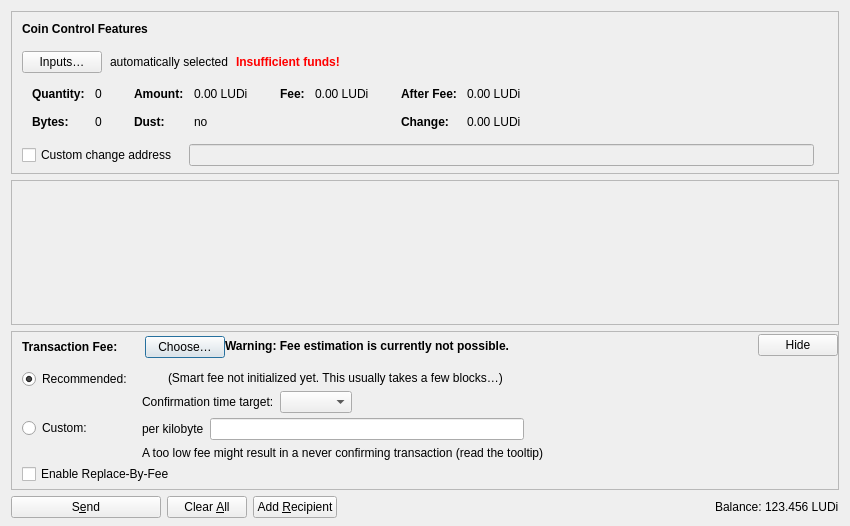
<?xml version="1.0" encoding="UTF-8"?>
<ui version="4.0">
 <class>SendCoinsDialog</class>
 <widget class="QDialog" name="SendCoinsDialog">
  <property name="geometry">
   <rect>
    <x>0</x>
    <y>0</y>
    <width>850</width>
    <height>526</height>
   </rect>
  </property>
  <property name="windowTitle">
   <string>Send Coins</string>
  </property>
  <layout class="QVBoxLayout" name="verticalLayout" stretch="0,1,0,0">
   <property name="bottomMargin">
    <number>8</number>
   </property>
   <item>
    <widget class="QFrame" name="frameCoinControl">
     <property name="sizePolicy">
      <sizepolicy hsizetype="Expanding" vsizetype="Expanding">
       <horstretch>0</horstretch>
       <verstretch>0</verstretch>
      </sizepolicy>
     </property>
     <property name="maximumSize">
      <size>
       <width>16777215</width>
       <height>16777215</height>
      </size>
     </property>
     <property name="frameShape">
      <enum>QFrame::StyledPanel</enum>
     </property>
     <property name="frameShadow">
      <enum>QFrame::Sunken</enum>
     </property>
     <layout class="QVBoxLayout" name="verticalLayoutCoinControl2">
      <property name="spacing">
       <number>0</number>
      </property>
      <property name="leftMargin">
       <number>0</number>
      </property>
      <property name="topMargin">
       <number>0</number>
      </property>
      <property name="rightMargin">
       <number>0</number>
      </property>
      <property name="bottomMargin">
       <number>6</number>
      </property>
      <item>
       <layout class="QVBoxLayout" name="verticalLayoutCoinControl" stretch="0,0,0,0,1">
        <property name="spacing">
         <number>0</number>
        </property>
        <property name="leftMargin">
         <number>10</number>
        </property>
        <property name="topMargin">
         <number>10</number>
        </property>
        <item>
         <layout class="QHBoxLayout" name="horizontalLayoutCoinControl1">
          <property name="bottomMargin">
           <number>15</number>
          </property>
          <item>
           <widget class="QLabel" name="labelCoinControlFeatures">
            <property name="sizePolicy">
             <sizepolicy hsizetype="Preferred" vsizetype="Maximum">
              <horstretch>0</horstretch>
              <verstretch>0</verstretch>
             </sizepolicy>
            </property>
            <property name="font">
             <font>
              <weight>75</weight>
              <bold>true</bold>
             </font>
            </property>
            <property name="styleSheet">
             <string notr="true">font-weight:bold;</string>
            </property>
            <property name="text">
             <string>Coin Control Features</string>
            </property>
           </widget>
          </item>
         </layout>
        </item>
        <item>
         <layout class="QHBoxLayout" name="horizontalLayoutCoinControl2" stretch="0,0,0,0">
          <property name="spacing">
           <number>8</number>
          </property>
          <property name="bottomMargin">
           <number>10</number>
          </property>
          <item>
           <widget class="QPushButton" name="pushButtonCoinControl">
            <property name="styleSheet">
             <string notr="true"/>
            </property>
            <property name="text">
             <string>Inputs…</string>
            </property>
            <property name="autoDefault">
             <bool>false</bool>
            </property>
           </widget>
          </item>
          <item>
           <widget class="QLabel" name="labelCoinControlAutomaticallySelected">
            <property name="text">
             <string>automatically selected</string>
            </property>
            <property name="margin">
             <number>5</number>
            </property>
           </widget>
          </item>
          <item>
           <widget class="QLabel" name="labelCoinControlInsuffFunds">
            <property name="font">
             <font>
              <weight>75</weight>
              <bold>true</bold>
             </font>
            </property>
            <property name="styleSheet">
             <string notr="true">color:red;font-weight:bold;</string>
            </property>
            <property name="text">
             <string>Insufficient funds!</string>
            </property>
            <property name="margin">
             <number>5</number>
            </property>
           </widget>
          </item>
          <item>
           <spacer name="horizontalSpacerCoinControl">
            <property name="orientation">
             <enum>Qt::Horizontal</enum>
            </property>
            <property name="sizeHint" stdset="0">
             <size>
              <width>40</width>
              <height>1</height>
             </size>
            </property>
           </spacer>
          </item>
         </layout>
        </item>
        <item>
         <widget class="QWidget" name="widgetCoinControl" native="true">
          <property name="sizePolicy">
           <sizepolicy hsizetype="Preferred" vsizetype="Preferred">
            <horstretch>0</horstretch>
            <verstretch>0</verstretch>
           </sizepolicy>
          </property>
          <property name="minimumSize">
           <size>
            <width>0</width>
            <height>0</height>
           </size>
          </property>
          <property name="styleSheet">
           <string notr="true"/>
          </property>
          <layout class="QHBoxLayout" name="horizontalLayoutCoinControl5">
           <property name="leftMargin">
            <number>0</number>
           </property>
           <property name="topMargin">
            <number>0</number>
           </property>
           <property name="rightMargin">
            <number>0</number>
           </property>
           <property name="bottomMargin">
            <number>0</number>
           </property>
           <item>
            <layout class="QHBoxLayout" name="horizontalLayoutCoinControl3" stretch="0,0,0,1">
             <property name="spacing">
              <number>20</number>
             </property>
             <property name="topMargin">
              <number>0</number>
             </property>
             <property name="bottomMargin">
              <number>10</number>
             </property>
             <item>
              <layout class="QFormLayout" name="formLayoutCoinControl1">
               <property name="horizontalSpacing">
                <number>10</number>
               </property>
               <property name="verticalSpacing">
                <number>14</number>
               </property>
               <property name="leftMargin">
                <number>10</number>
               </property>
               <property name="topMargin">
                <number>4</number>
               </property>
               <property name="rightMargin">
                <number>6</number>
               </property>
               <item row="0" column="0">
                <widget class="QLabel" name="labelCoinControlQuantityText">
                 <property name="font">
                  <font>
                   <weight>75</weight>
                   <bold>true</bold>
                  </font>
                 </property>
                 <property name="text">
                  <string>Quantity:</string>
                 </property>
                 <property name="margin">
                  <number>0</number>
                 </property>
                </widget>
               </item>
               <item row="0" column="1">
                <widget class="QLabel" name="labelCoinControlQuantity">
                 <property name="cursor">
                  <cursorShape>IBeamCursor</cursorShape>
                 </property>
                 <property name="contextMenuPolicy">
                  <enum>Qt::ActionsContextMenu</enum>
                 </property>
                 <property name="text">
                  <string notr="true">0</string>
                 </property>
                 <property name="margin">
                  <number>0</number>
                 </property>
                 <property name="textInteractionFlags">
                  <set>Qt::LinksAccessibleByMouse|Qt::TextSelectableByKeyboard|Qt::TextSelectableByMouse</set>
                 </property>
                </widget>
               </item>
               <item row="1" column="0">
                <widget class="QLabel" name="labelCoinControlBytesText">
                 <property name="font">
                  <font>
                   <weight>75</weight>
                   <bold>true</bold>
                  </font>
                 </property>
                 <property name="text">
                  <string>Bytes:</string>
                 </property>
                </widget>
               </item>
               <item row="1" column="1">
                <widget class="QLabel" name="labelCoinControlBytes">
                 <property name="cursor">
                  <cursorShape>IBeamCursor</cursorShape>
                 </property>
                 <property name="contextMenuPolicy">
                  <enum>Qt::ActionsContextMenu</enum>
                 </property>
                 <property name="text">
                  <string notr="true">0</string>
                 </property>
                 <property name="textInteractionFlags">
                  <set>Qt::LinksAccessibleByMouse|Qt::TextSelectableByKeyboard|Qt::TextSelectableByMouse</set>
                 </property>
                </widget>
               </item>
              </layout>
             </item>
             <item>
              <layout class="QFormLayout" name="formLayoutCoinControl2">
               <property name="horizontalSpacing">
                <number>10</number>
               </property>
               <property name="verticalSpacing">
                <number>14</number>
               </property>
               <property name="leftMargin">
                <number>6</number>
               </property>
               <property name="topMargin">
                <number>4</number>
               </property>
               <property name="rightMargin">
                <number>6</number>
               </property>
               <item row="0" column="0">
                <widget class="QLabel" name="labelCoinControlAmountText">
                 <property name="font">
                  <font>
                   <weight>75</weight>
                   <bold>true</bold>
                  </font>
                 </property>
                 <property name="text">
                  <string>Amount:</string>
                 </property>
                 <property name="margin">
                  <number>0</number>
                 </property>
                </widget>
               </item>
               <item row="0" column="1">
                <widget class="QLabel" name="labelCoinControlAmount">
                 <property name="cursor">
                  <cursorShape>IBeamCursor</cursorShape>
                 </property>
                 <property name="contextMenuPolicy">
                  <enum>Qt::ActionsContextMenu</enum>
                 </property>
                 <property name="text">
                  <string notr="true">0.00 LUDi</string>
                 </property>
                 <property name="textInteractionFlags">
                  <set>Qt::LinksAccessibleByMouse|Qt::TextSelectableByKeyboard|Qt::TextSelectableByMouse</set>
                 </property>
                </widget>
               </item>
               <item row="1" column="0">
                <widget class="QLabel" name="labelCoinControlLowOutputText">
                 <property name="font">
                  <font>
                   <weight>75</weight>
                   <bold>true</bold>
                  </font>
                 </property>
                 <property name="text">
                  <string>Dust:</string>
                 </property>
                </widget>
               </item>
               <item row="1" column="1">
                <widget class="QLabel" name="labelCoinControlLowOutput">
                 <property name="cursor">
                  <cursorShape>IBeamCursor</cursorShape>
                 </property>
                 <property name="contextMenuPolicy">
                  <enum>Qt::ActionsContextMenu</enum>
                 </property>
                 <property name="text">
                  <string notr="true">no</string>
                 </property>
                 <property name="textInteractionFlags">
                  <set>Qt::LinksAccessibleByMouse|Qt::TextSelectableByKeyboard|Qt::TextSelectableByMouse</set>
                 </property>
                </widget>
               </item>
              </layout>
             </item>
             <item>
              <layout class="QFormLayout" name="formLayoutCoinControl3">
               <property name="horizontalSpacing">
                <number>10</number>
               </property>
               <property name="verticalSpacing">
                <number>14</number>
               </property>
               <property name="leftMargin">
                <number>6</number>
               </property>
               <property name="topMargin">
                <number>4</number>
               </property>
               <property name="rightMargin">
                <number>6</number>
               </property>
               <item row="0" column="0">
                <widget class="QLabel" name="labelCoinControlFeeText">
                 <property name="font">
                  <font>
                   <weight>75</weight>
                   <bold>true</bold>
                  </font>
                 </property>
                 <property name="text">
                  <string>Fee:</string>
                 </property>
                 <property name="margin">
                  <number>0</number>
                 </property>
                </widget>
               </item>
               <item row="0" column="1">
                <widget class="QLabel" name="labelCoinControlFee">
                 <property name="cursor">
                  <cursorShape>IBeamCursor</cursorShape>
                 </property>
                 <property name="contextMenuPolicy">
                  <enum>Qt::ActionsContextMenu</enum>
                 </property>
                 <property name="text">
                  <string notr="true">0.00 LUDi</string>
                 </property>
                 <property name="textInteractionFlags">
                  <set>Qt::LinksAccessibleByMouse|Qt::TextSelectableByKeyboard|Qt::TextSelectableByMouse</set>
                 </property>
                </widget>
               </item>
              </layout>
             </item>
             <item>
              <layout class="QFormLayout" name="formLayoutCoinControl4">
               <property name="horizontalSpacing">
                <number>10</number>
               </property>
               <property name="verticalSpacing">
                <number>14</number>
               </property>
               <property name="leftMargin">
                <number>6</number>
               </property>
               <property name="topMargin">
                <number>4</number>
               </property>
               <property name="rightMargin">
                <number>6</number>
               </property>
               <item row="0" column="0">
                <widget class="QLabel" name="labelCoinControlAfterFeeText">
                 <property name="font">
                  <font>
                   <weight>75</weight>
                   <bold>true</bold>
                  </font>
                 </property>
                 <property name="text">
                  <string>After Fee:</string>
                 </property>
                 <property name="margin">
                  <number>0</number>
                 </property>
                </widget>
               </item>
               <item row="0" column="1">
                <widget class="QLabel" name="labelCoinControlAfterFee">
                 <property name="cursor">
                  <cursorShape>IBeamCursor</cursorShape>
                 </property>
                 <property name="contextMenuPolicy">
                  <enum>Qt::ActionsContextMenu</enum>
                 </property>
                 <property name="text">
                  <string notr="true">0.00 LUDi</string>
                 </property>
                 <property name="textInteractionFlags">
                  <set>Qt::LinksAccessibleByMouse|Qt::TextSelectableByKeyboard|Qt::TextSelectableByMouse</set>
                 </property>
                </widget>
               </item>
               <item row="1" column="0">
                <widget class="QLabel" name="labelCoinControlChangeText">
                 <property name="font">
                  <font>
                   <weight>75</weight>
                   <bold>true</bold>
                  </font>
                 </property>
                 <property name="text">
                  <string>Change:</string>
                 </property>
                </widget>
               </item>
               <item row="1" column="1">
                <widget class="QLabel" name="labelCoinControlChange">
                 <property name="cursor">
                  <cursorShape>IBeamCursor</cursorShape>
                 </property>
                 <property name="contextMenuPolicy">
                  <enum>Qt::ActionsContextMenu</enum>
                 </property>
                 <property name="text">
                  <string notr="true">0.00 LUDi</string>
                 </property>
                 <property name="textInteractionFlags">
                  <set>Qt::LinksAccessibleByMouse|Qt::TextSelectableByKeyboard|Qt::TextSelectableByMouse</set>
                 </property>
                </widget>
               </item>
              </layout>
             </item>
            </layout>
           </item>
          </layout>
         </widget>
        </item>
        <item>
         <layout class="QHBoxLayout" name="horizontalLayoutCoinControl4" stretch="0,0,0">
          <property name="spacing">
           <number>12</number>
          </property>
          <property name="sizeConstraint">
           <enum>QLayout::SetDefaultConstraint</enum>
          </property>
          <property name="topMargin">
           <number>5</number>
          </property>
          <property name="rightMargin">
           <number>5</number>
          </property>
          <item>
           <widget class="QCheckBox" name="checkBoxCoinControlChange">
            <property name="toolTip">
             <string>If this is activated, but the change address is empty or invalid, change will be sent to a newly generated address.</string>
            </property>
            <property name="text">
             <string>Custom change address</string>
            </property>
           </widget>
          </item>
          <item>
           <widget class="QValidatedLineEdit" name="lineEditCoinControlChange">
            <property name="enabled">
             <bool>false</bool>
            </property>
            <property name="sizePolicy">
             <sizepolicy hsizetype="Expanding" vsizetype="Fixed">
              <horstretch>0</horstretch>
              <verstretch>0</verstretch>
             </sizepolicy>
            </property>
           </widget>
          </item>
          <item>
           <widget class="QLabel" name="labelCoinControlChangeLabel">
            <property name="sizePolicy">
             <sizepolicy hsizetype="Preferred" vsizetype="Expanding">
              <horstretch>0</horstretch>
              <verstretch>0</verstretch>
             </sizepolicy>
            </property>
            <property name="minimumSize">
             <size>
              <width>0</width>
              <height>0</height>
             </size>
            </property>
            <property name="text">
             <string/>
            </property>
            <property name="margin">
             <number>3</number>
            </property>
           </widget>
          </item>
         </layout>
        </item>
        <item>
         <spacer name="verticalSpacerCoinControl">
          <property name="orientation">
           <enum>Qt::Vertical</enum>
          </property>
          <property name="sizeHint" stdset="0">
           <size>
            <width>800</width>
            <height>1</height>
           </size>
          </property>
         </spacer>
        </item>
       </layout>
      </item>
     </layout>
    </widget>
   </item>
   <item>
    <widget class="QScrollArea" name="scrollArea">
     <property name="widgetResizable">
      <bool>true</bool>
     </property>
     <widget class="QWidget" name="scrollAreaWidgetContents">
      <property name="geometry">
       <rect>
        <x>0</x>
        <y>0</y>
        <width>830</width>
        <height>104</height>
       </rect>
      </property>
      <layout class="QVBoxLayout" name="verticalLayout_2" stretch="0,1">
       <property name="leftMargin">
        <number>0</number>
       </property>
       <property name="topMargin">
        <number>0</number>
       </property>
       <property name="rightMargin">
        <number>0</number>
       </property>
       <property name="bottomMargin">
        <number>0</number>
       </property>
       <item>
        <layout class="QVBoxLayout" name="entries">
         <property name="spacing">
          <number>6</number>
         </property>
        </layout>
       </item>
       <item>
        <spacer name="verticalSpacer">
         <property name="orientation">
          <enum>Qt::Vertical</enum>
         </property>
         <property name="sizeHint" stdset="0">
          <size>
           <width>20</width>
           <height>40</height>
          </size>
         </property>
        </spacer>
       </item>
      </layout>
     </widget>
    </widget>
   </item>
   <item>
    <widget class="QFrame" name="frameFee">
     <property name="sizePolicy">
      <sizepolicy hsizetype="Expanding" vsizetype="Expanding">
       <horstretch>0</horstretch>
       <verstretch>0</verstretch>
      </sizepolicy>
     </property>
     <property name="maximumSize">
      <size>
       <width>16777215</width>
       <height>16777215</height>
      </size>
     </property>
     <property name="frameShape">
      <enum>QFrame::StyledPanel</enum>
     </property>
     <property name="frameShadow">
      <enum>QFrame::Sunken</enum>
     </property>
     <layout class="QVBoxLayout" name="verticalLayoutFee1">
      <property name="spacing">
       <number>0</number>
      </property>
      <property name="leftMargin">
       <number>0</number>
      </property>
      <property name="topMargin">
       <number>0</number>
      </property>
      <property name="rightMargin">
       <number>0</number>
      </property>
      <property name="bottomMargin">
       <number>0</number>
      </property>
      <item>
       <layout class="QVBoxLayout" name="verticalLayoutFee2" stretch="0,0,0">
        <property name="spacing">
         <number>0</number>
        </property>
        <property name="leftMargin">
         <number>10</number>
        </property>
        <property name="topMargin">
         <number>0</number>
        </property>
        <item>
         <layout class="QHBoxLayout" name="horizontalLayoutFee1">
          <property name="bottomMargin">
           <number>0</number>
          </property>
          <item>
           <layout class="QVBoxLayout" name="verticalLayoutFee7">
            <property name="spacing">
             <number>0</number>
            </property>
            <item>
             <spacer name="verticalSpacerSmartFee">
              <property name="orientation">
               <enum>Qt::Vertical</enum>
              </property>
              <property name="sizeType">
               <enum>QSizePolicy::Fixed</enum>
              </property>
              <property name="sizeHint" stdset="0">
               <size>
                <width>1</width>
                <height>4</height>
               </size>
              </property>
             </spacer>
            </item>
            <item>
             <layout class="QHBoxLayout" name="horizontalLayoutSmartFee">
              <property name="spacing">
               <number>10</number>
              </property>
              <item>
               <widget class="QLabel" name="labelFeeHeadline">
                <property name="sizePolicy">
                 <sizepolicy hsizetype="Preferred" vsizetype="Maximum">
                  <horstretch>0</horstretch>
                  <verstretch>0</verstretch>
                 </sizepolicy>
                </property>
                <property name="font">
                 <font>
                  <weight>75</weight>
                  <bold>true</bold>
                 </font>
                </property>
                <property name="styleSheet">
                 <string notr="true">font-weight:bold;</string>
                </property>
                <property name="text">
                 <string>Transaction Fee:</string>
                </property>
               </widget>
              </item>
              <item>
               <widget class="QLabel" name="labelFeeMinimized">
                <property name="text">
                 <string/>
                </property>
               </widget>
              </item>
              <item>
               <widget class="QPushButton" name="buttonChooseFee">
                <property name="text">
                 <string>Choose…</string>
                </property>
               </widget>
              </item>
             </layout>
            </item>
            <item>
             <spacer name="verticalSpacer_5">
              <property name="orientation">
               <enum>Qt::Vertical</enum>
              </property>
              <property name="sizeHint" stdset="0">
               <size>
                <width>1</width>
                <height>1</height>
               </size>
              </property>
             </spacer>
            </item>
           </layout>
          </item>
          <item>
           <widget class="QLabel" name="fallbackFeeWarningLabel">
            <property name="toolTip">
             <string>Using the fallbackfee can result in sending a transaction that will take several hours or days (or never) to confirm. Consider choosing your fee manually or wait until you have validated the complete chain.</string>
            </property>
            <property name="font">
            <font>
                <weight>75</weight>
                <bold>true</bold>
            </font>
            </property>
            <property name="text">
             <string>Warning: Fee estimation is currently not possible.</string>
            </property>
            <property name="wordWrap">
             <bool>false</bool>
            </property>
           </widget>
          </item>
          <item>
           <spacer name="horizontalSpacer_4">
            <property name="orientation">
             <enum>Qt::Horizontal</enum>
            </property>
            <property name="sizeType">
             <enum>QSizePolicy::MinimumExpanding</enum>
            </property>
            <property name="sizeHint" stdset="0">
             <size>
              <width>40</width>
              <height>20</height>
             </size>
            </property>
           </spacer>
          </item>
          <item>
           <widget class="QPushButton" name="buttonMinimizeFee">
            <property name="toolTip">
             <string>Hide transaction fee settings</string>
            </property>
            <property name="text">
             <string>Hide</string>
            </property>
           </widget>
          </item>
         </layout>
        </item>
        <item>
         <widget class="QFrame" name="frameFeeSelection">
          <layout class="QVBoxLayout" name="verticalLayoutFee12">
           <property name="spacing">
            <number>0</number>
           </property>
           <property name="leftMargin">
            <number>0</number>
           </property>
           <property name="topMargin">
            <number>0</number>
           </property>
           <property name="rightMargin">
            <number>0</number>
           </property>
           <property name="bottomMargin">
            <number>0</number>
           </property>
           <item>
            <layout class="QGridLayout" name="gridLayoutFee">
             <property name="topMargin">
              <number>10</number>
             </property>
             <property name="bottomMargin">
              <number>4</number>
             </property>
             <property name="horizontalSpacing">
              <number>10</number>
             </property>
             <property name="verticalSpacing">
              <number>4</number>
             </property>
             <item row="1" column="1">
              <layout class="QVBoxLayout" name="verticalLayoutFee8">
               <property name="spacing">
                <number>6</number>
               </property>
               <item>
                <layout class="QHBoxLayout" name="horizontalLayoutFee13">
                 <item>
                  <widget class="QLabel" name="labelCustomPerKilobyte">
                   <property name="toolTip">
                    <string>Specify a custom fee per kB (1,000 bytes) of the transaction's virtual size.

Note:  Since the fee is calculated on a per-byte basis, a fee rate of "100 kenshins per kvB" for a transaction size of 500 virtual bytes (half of 1 kvB) would ultimately yield a fee of only 50 kenshins.</string>
                   </property>
                   <property name="text">
                    <string>per kilobyte</string>
                   </property>
                  </widget>
                 </item>
                 <item>
                  <widget class="LudiriumAmountField" name="customFee"/>
                 </item>
                 <item>
                  <spacer name="horizontalSpacer_6">
                   <property name="orientation">
                    <enum>Qt::Horizontal</enum>
                   </property>
                   <property name="sizeHint" stdset="0">
                    <size>
                     <width>1</width>
                     <height>1</height>
                    </size>
                   </property>
                  </spacer>
                 </item>
                </layout>
               </item>
               <item>
                <layout class="QHBoxLayout" name="horizontalLayoutFee8">
                 <item>
                  <widget class="QLabel" name="labelCustomFeeWarning">
                   <property name="enabled">
                    <bool>true</bool>
                   </property>
                   <property name="toolTip">
                    <string>When there is less transaction volume than space in the blocks, miners as well as relaying nodes may enforce a minimum fee. Paying only this minimum fee is just fine, but be aware that this can result in a never confirming transaction once there is more demand for ludirium transactions than the network can process.</string>
                   </property>
                   <property name="text">
                    <string>A too low fee might result in a never confirming transaction (read the tooltip)</string>
                   </property>
                  </widget>
                 </item>
                 <item>
                  <spacer name="horizontalSpacer_2">
                   <property name="orientation">
                    <enum>Qt::Horizontal</enum>
                   </property>
                   <property name="sizeHint" stdset="0">
                    <size>
                     <width>1</width>
                     <height>1</height>
                    </size>
                   </property>
                  </spacer>
                 </item>
                </layout>
               </item>
              </layout>
             </item>
             <item row="0" column="0">
              <layout class="QVBoxLayout" name="verticalLayoutFee4" stretch="0,1">
               <item>
                <widget class="QRadioButton" name="radioSmartFee">
                 <property name="text">
                  <string>Recommended:</string>
                 </property>
                 <property name="checked">
                  <bool>true</bool>
                 </property>
                 <attribute name="buttonGroup">
                  <string notr="true">groupFee</string>
                 </attribute>
                </widget>
               </item>
               <item>
                <spacer name="verticalSpacer_2">
                 <property name="orientation">
                  <enum>Qt::Vertical</enum>
                 </property>
                 <property name="sizeHint" stdset="0">
                  <size>
                   <width>1</width>
                   <height>1</height>
                  </size>
                 </property>
                </spacer>
               </item>
              </layout>
             </item>
             <item row="1" column="0">
              <layout class="QVBoxLayout" name="verticalLayoutFee9" stretch="0,1">
               <item>
                <widget class="QRadioButton" name="radioCustomFee">
                 <property name="text">
                  <string>Custom:</string>
                 </property>
                 <attribute name="buttonGroup">
                  <string notr="true">groupFee</string>
                 </attribute>
                </widget>
               </item>
               <item>
                <spacer name="verticalSpacer_6">
                 <property name="orientation">
                  <enum>Qt::Vertical</enum>
                 </property>
                 <property name="sizeHint" stdset="0">
                  <size>
                   <width>1</width>
                   <height>1</height>
                  </size>
                 </property>
                </spacer>
               </item>
              </layout>
             </item>
             <item row="0" column="1">
              <layout class="QVBoxLayout" name="verticalLayoutFee3" stretch="0,0,1">
               <property name="spacing">
                <number>6</number>
               </property>
               <property name="topMargin">
                <number>2</number>
               </property>
               <item>
                <layout class="QHBoxLayout" name="horizontalLayoutFee12">
                 <item>
                  <widget class="QLabel" name="labelSmartFee">
                   <property name="text">
                    <string/>
                   </property>
                  </widget>
                 </item>
                 <item>
                  <widget class="QLabel" name="labelFeeEstimation">
                   <property name="text">
                    <string/>
                   </property>
                  </widget>
                 </item>
                 <item>
                  <widget class="QLabel" name="labelSmartFee2">
                   <property name="text">
                    <string>(Smart fee not initialized yet. This usually takes a few blocks…)</string>
                   </property>
                  </widget>
                 </item>
                 <item>
                  <spacer name="horizontalSpacer_5">
                   <property name="orientation">
                    <enum>Qt::Horizontal</enum>
                   </property>
                   <property name="sizeHint" stdset="0">
                    <size>
                     <width>1</width>
                     <height>1</height>
                    </size>
                   </property>
                  </spacer>
                 </item>
                </layout>
               </item>
               <item>
                <layout class="QHBoxLayout" name="horizontalLayoutFee9">
                 <item>
                  <layout class="QVBoxLayout" name="verticalLayoutFee6">
                   <item>
                    <widget class="QLabel" name="labelSmartFee3">
                     <property name="text">
                      <string>Confirmation time target:</string>
                     </property>
                    </widget>
                   </item>
                  </layout>
                 </item>
                 <item>
                  <layout class="QVBoxLayout" name="verticalLayoutFee5">
                   <property name="rightMargin">
                    <number>30</number>
                   </property>
                   <item>
                    <layout class="QHBoxLayout" name="horizontalLayoutConfTarget">
                     <property name="bottomMargin">
                      <number>0</number>
                     </property>
                     <item>
                      <widget class="QComboBox" name="confTargetSelector"/>
                     </item>
                     <item>
                      <spacer name="horizontalSpacerConfTarget">
                       <property name="orientation">
                        <enum>Qt::Horizontal</enum>
                       </property>
                       <property name="sizeHint" stdset="0">
                        <size>
                         <width>40</width>
                         <height>20</height>
                        </size>
                       </property>
                      </spacer>
                     </item>
                    </layout>
                   </item>
                  </layout>
                 </item>
                </layout>
               </item>
               <item>
                <spacer name="verticalSpacer_4">
                 <property name="orientation">
                  <enum>Qt::Vertical</enum>
                 </property>
                 <property name="sizeHint" stdset="0">
                  <size>
                   <width>1</width>
                   <height>1</height>
                  </size>
                 </property>
                </spacer>
               </item>
              </layout>
             </item>
            </layout>
           </item>
           <item>
            <widget class="QCheckBox" name="optInRBF">
             <property name="text">
              <string>Enable Replace-By-Fee</string>
             </property>
             <property name="toolTip">
              <string>With Replace-By-Fee (BIP-125) you can increase a transaction's fee after it is sent. Without this, a higher fee may be recommended to compenkene for increased transaction delay risk.</string>
             </property>
            </widget>
           </item>
          </layout>
         </widget>
        </item>
        <item>
         <spacer name="verticalSpacerFee">
          <property name="orientation">
           <enum>Qt::Vertical</enum>
          </property>
          <property name="sizeHint" stdset="0">
           <size>
            <width>40</width>
            <height>5</height>
           </size>
          </property>
         </spacer>
        </item>
       </layout>
      </item>
     </layout>
    </widget>
   </item>
   <item>
    <layout class="QHBoxLayout" name="horizontalLayout">
     <item>
      <widget class="QPushButton" name="sendButton">
       <property name="minimumSize">
        <size>
         <width>150</width>
         <height>0</height>
        </size>
       </property>
       <property name="toolTip">
        <string>Confirm the send action</string>
       </property>
       <property name="text">
        <string>S&amp;end</string>
       </property>
       <property name="icon">
        <iconset resource="../ludirium.qrc">
         <normaloff>:/icons/send</normaloff>:/icons/send</iconset>
       </property>
       <property name="autoDefault">
        <bool>false</bool>
       </property>
       <property name="default">
        <bool>false</bool>
       </property>
      </widget>
     </item>
     <item>
      <widget class="QPushButton" name="clearButton">
       <property name="sizePolicy">
        <sizepolicy hsizetype="Minimum" vsizetype="Fixed">
         <horstretch>0</horstretch>
         <verstretch>0</verstretch>
        </sizepolicy>
       </property>
       <property name="toolTip">
        <string>Clear all fields of the form.</string>
       </property>
       <property name="text">
        <string>Clear &amp;All</string>
       </property>
       <property name="icon">
        <iconset resource="../ludirium.qrc">
         <normaloff>:/icons/remove</normaloff>:/icons/remove</iconset>
       </property>
       <property name="autoDefault">
        <bool>false</bool>
       </property>
      </widget>
     </item>
     <item>
      <widget class="QPushButton" name="addButton">
       <property name="toolTip">
        <string>Send to multiple recipients at once</string>
       </property>
       <property name="text">
        <string>Add &amp;Recipient</string>
       </property>
       <property name="icon">
        <iconset resource="../ludirium.qrc">
         <normaloff>:/icons/add</normaloff>:/icons/add</iconset>
       </property>
       <property name="autoDefault">
        <bool>false</bool>
       </property>
      </widget>
     </item>
     <item>
      <spacer name="horizontalSpacer">
       <property name="orientation">
        <enum>Qt::Horizontal</enum>
       </property>
       <property name="sizeHint" stdset="0">
        <size>
         <width>40</width>
         <height>20</height>
        </size>
       </property>
      </spacer>
     </item>
     <item>
      <layout class="QHBoxLayout" name="horizontalLayout_2">
       <property name="spacing">
        <number>3</number>
       </property>
       <item>
        <widget class="QLabel" name="labelBalanceName">
         <property name="sizePolicy">
          <sizepolicy hsizetype="Preferred" vsizetype="Fixed">
           <horstretch>0</horstretch>
           <verstretch>0</verstretch>
          </sizepolicy>
         </property>
         <property name="text">
          <string>Balance:</string>
         </property>
        </widget>
       </item>
       <item>
        <widget class="QLabel" name="labelBalance">
         <property name="sizePolicy">
          <sizepolicy hsizetype="Preferred" vsizetype="Fixed">
           <horstretch>0</horstretch>
           <verstretch>0</verstretch>
          </sizepolicy>
         </property>
         <property name="cursor">
          <cursorShape>IBeamCursor</cursorShape>
         </property>
         <property name="text">
          <string notr="true">123.456 LUDi</string>
         </property>
         <property name="textInteractionFlags">
          <set>Qt::LinksAccessibleByMouse|Qt::TextSelectableByKeyboard|Qt::TextSelectableByMouse</set>
         </property>
        </widget>
       </item>
      </layout>
     </item>
    </layout>
   </item>
  </layout>
 </widget>
 <customwidgets>
  <customwidget>
   <class>QValidatedLineEdit</class>
   <extends>QLineEdit</extends>
   <header>qt/qvalidatedlineedit.h</header>
  </customwidget>
  <customwidget>
   <class>LudiriumAmountField</class>
   <extends>QLineEdit</extends>
   <header>qt/ludiriumamountfield.h</header>
   <container>1</container>
  </customwidget>
 </customwidgets>
 <resources>
  <include location="../ludirium.qrc"/>
 </resources>
 <connections/>
 <buttongroups>
  <buttongroup name="groupFee"/>
 </buttongroups>
</ui>
